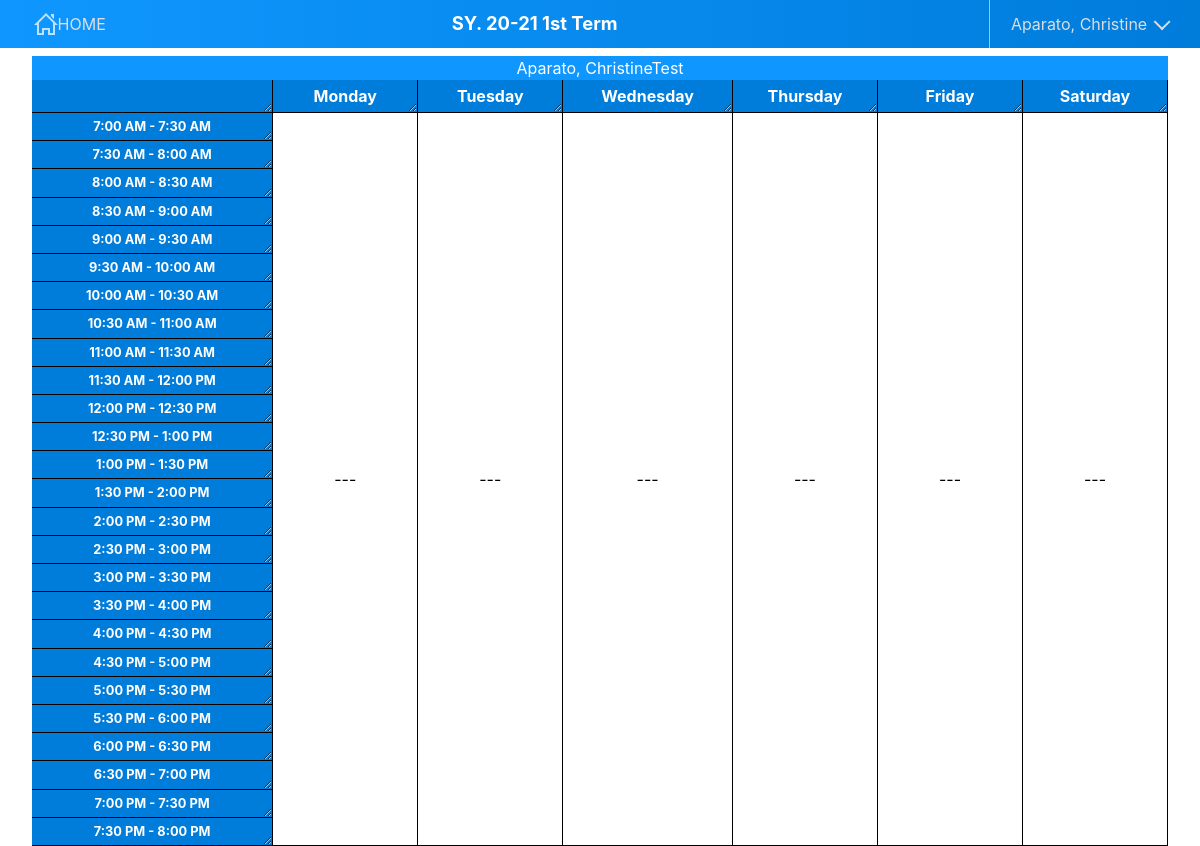
The app's page /scheduleview.php?signin=success (signed in) with its own data.
### tables this page shows
CREATE TABLE `school_year` (
  `id` int(11) NOT NULL,
  `year` varchar(50) NOT NULL,
  `operation_start` time NOT NULL DEFAULT '07:00:00',
  `operation_end` time NOT NULL DEFAULT '20:00:00',
  `hide_schedules` tinyint(1) NOT NULL DEFAULT 0,
  `is_active` tinyint(1) NOT NULL DEFAULT 0,
  `date_created` timestamp NOT NULL DEFAULT current_timestamp()
);

### includes/autoloader.inc.php (called while the page is built, shortened)
<?php
function myAutoLoader($className)
{
   $path = "./classes/";
   $extension = '.class.php';
   $fullPath = $path . $className . $extension;
}

### classes/Schoolyear.class.php (called while the page is built, shortened)
<?php
class Schoolyear extends Dbh
{
  protected function getActiveSchoolYear()
  {
    $sql = "SELECT * FROM school_year WHERE is_active = 1 LIMIT 1";
    return $this->tryCatchBlock($sql, [], true);
  }
}

### classes/Dbh.class.php (called while the page is built)
<?php
class Dbh extends Environment
{
   protected function connect()
   {
      try {
         $dsn = "mysql:host=" . $this->getHost() . "; dbname=" . $this->getDBName();
         $pdo = new PDO($dsn, $this->getUser(), $this->getPassword());
         $pdo->setAttribute(PDO::ATTR_ERRMODE, PDO::ERRMODE_EXCEPTION);
         return $pdo;
      } catch (PDOException $e) {
         print "Database Error: " . $e->getMessage() . "<br/>";
         die();
      }
   }
   protected function tryCatchBlock($sql, $datas = [], $hasReturn = false, $type = '')
   {
      try {
         $stmt = $this->connect()->prepare($sql);
         $stmt->execute($datas);
         if ($hasReturn) {
            $results = $stmt->fetchAll();
            return $results;
         }
      } catch (PDOException $e) {
         trigger_error("Error $type: $e");
      }
   }
}

### classes/SchoolyearView.class.php (called while the page is built, shortened)
<?php
class SchoolyearView extends Schoolyear
{
  public function FetchActiveSchoolYear()
  {
    $results = $this->getActiveSchoolYear();
    return $results;
  }
}

### classes/SchedulesView.class.php (the view, shortened to what this page needs)
<?php
class SchedulesView extends Schedules
{
  public function DisplaySchedule($caption, $start, $end, $jump, $type, $ID, $schoolYearID, $hasLink = true)
  {
    echo "<table>";
    echo "<caption class='table__Caption'>$caption</caption>";
    echo "<tr>";
    echo   "<th></th>";
    $daysWeek = array("Monday", "Tuesday", "Wednesday", "Thursday", "Friday", "Saturday");
    foreach ($daysWeek as  $dayWeek) {
      echo "<th>$dayWeek</th>";
    }
    echo "</tr>";
    $values = array();
    for ($i = $start; $i < $end; $i += 15 * 60) {
      $timeDisplay = (($i + $jump * 60) - $start) / 60;
      if ($timeDisplay % $jump == 0) {
        $toTime = date('g:i A', ($i + $jump * 60));
        $time = date('g:i A', $i);
        $values[$time] = array();
        $cellValue =  "<th class='table__Time' scope='row'>$time - $toTime</th>";
        array_push($values[$time], $cellValue);
        foreach ($daysWeek as $days) {
          $cellValue = '<td>---</td>';
          array_push($values[$time], $cellValue);
        }
      }
    }
    foreach ($values as $key => $value) {
      echo "<tr>";
      foreach ($value as $x) {
        if (!empty($x)) {
          echo "$x";
        }
      }
      echo "</tr>";
    }
    echo "</table>";
  }
}

### layouts/__header.php (shortened to what this page needs)
<?php
include './includes/autoloader.inc.php';
$schoolyearView = new SchoolyearView();
$schoolYear = $schoolyearView->FetchActiveSchoolYear()[0];
$schoolYearText = $schoolYear['year'];
?>
<!DOCTYPE html>
<html lang="en">
<head>
   <link rel="stylesheet" href="./styles/reset.css" />
   <link rel="stylesheet" href="./styles/admin.css" />
   <link rel="stylesheet" media='print' href="./styles/print.css" />
</head>
<body>
   <nav class="nav">
      <?php
      $url = $_SERVER['REQUEST_URI'];
      if (!strpos($url, "dashboard")) {
         echo "<a href='dashboard.php' class='nav__Home'><span>HOME</span></a>";
      } else {
         echo '<div></div>';
      }
      echo "<div class='nav__Year'>$schoolYearText</div>";
      ?>
      <div class='nav__Profile'>
         <a href='./scheduleview.php' class='nav__User'><?php echo $_SESSION['name'] ?></a>
      </div>
   </nav>

### styles/admin.css (style rules this page uses)
* { margin: 0; padding: 0; -webkit-box-sizing: border-box; box-sizing: border-box; }
html { font-family: -apple-system, BlinkMacSystemFont, "Segoe UI", Roboto, Oxygen, Ubuntu, Cantarell, "Open Sans", "Helvetica Neue", sans-serif; height: 100vh; font-size: 16px; }
body { height: 100%; line-height: 1.5; display: -ms-grid; display: grid; -ms-grid-rows: auto 1fr auto; -ms-grid-columns: 1fr; grid-template: auto 1fr auto / 1fr; }
a { text-decoration: none; }
.nav { background: -webkit-gradient(linear, left top, right top, from(var(--color-background-light)), to(var(--color-background-dark))); background: linear-gradient(to right, var(--color-background-light) 0%, var(--color-background-dark) 100%); position: -webkit-sticky; position: sticky; top: 0; z-index: 100; display: -webkit-box; display: -ms-flexbox; display: flex; -webkit-box-pack: justify; -ms-flex-pack: justify; justify-content: space-between; padding: 0 2rem; height: 3rem; }
.nav a, .nav button { color: var(--color-background-dark-grey); background: none; font-size: 1rem; }
.nav .nav__Home { position: relative; display: -ms-grid; display: grid; place-content: center; }
.nav .nav__Home span { position: relative; left: 1.6rem; }
.nav .nav__Home span::before { content: ""; width: 1.5rem; height: 1.5rem; -webkit-mask: url("../drawables/icons/home.svg"); mask: url("../drawables/icons/home.svg"); -webkit-mask-repeat: no-repeat; mask-repeat: no-repeat; background: var(--color-text-light); position: absolute; left: -1.5rem; }
.nav__Year { color: white; font-weight: bold; font-size: 1.15rem; display: -ms-grid; display: grid; place-content: Center; }
.nav__Profile { display: -ms-grid; display: grid; place-content: center; position: relative; padding: 0.25rem 1rem; border-left: 1px solid #bebebe; height: inherit; }
.nav__Profile .nav__User { padding: 0 0.3rem; }
.nav__Profile .nav__User::after { content: ""; position: absolute; right: 0; top: calc(50% - 0.5rem); border: solid var(--color-background-dark-grey); border-width: 0 0 2px 2px; -webkit-transform: rotate(-45deg); transform: rotate(-45deg); padding: 0.3rem; }
.schedules__Table table { width: 100%; border-spacing: 0; }
.schedules__Table td, .schedules__Table th { min-width: 5rem; border-right: 1px solid black; border-bottom: 1px solid black; text-align: center; padding: 0.25rem 0; }
.schedules__Table tr { height: 1.5rem; }
.schedules__Table .table__Caption { background: var(--color-background-light); color: white; }
.schedules__Table th { background: var(--color-background-dark); color: white; resize: both; overflow: auto; }
.schedules__Table .table__Time { font-size: 0.8rem; }
:root { --color-background-dark: hsl(206, 100%, 43%); --color-background-light: hsl(206, 100%, 53%); --color-background-dark-grey: #ddd; --color-text-light: hsl(206, 100%, 87%); }

### styles/print.css (style rules this page uses)
html { font-size: 12px; font-family: Georgia, "Times New Roman", Times, serif; }
.nav, .schedules__Details { display: none; }
.nav * { display: none; }

### records on screen
school_year: year "SY. 20-21 1st Term", operation_start "7:00 AM", operation_start "7:30 AM"

### other values on screen
$_SESSION['name'] "Aparato, Christine"
$caption "Aparato, ChristineTest"
$dayWeek "Monday"
$dayWeek "Tuesday"
$dayWeek "Wednesday"
$dayWeek "Thursday"
$dayWeek "Friday"
$dayWeek "Saturday"
$time "7:30 AM"
$toTime "8:00 AM"
$time "8:00 AM"
$toTime "8:30 AM"
$time "8:30 AM"
$toTime "9:00 AM"
$time "9:00 AM"
